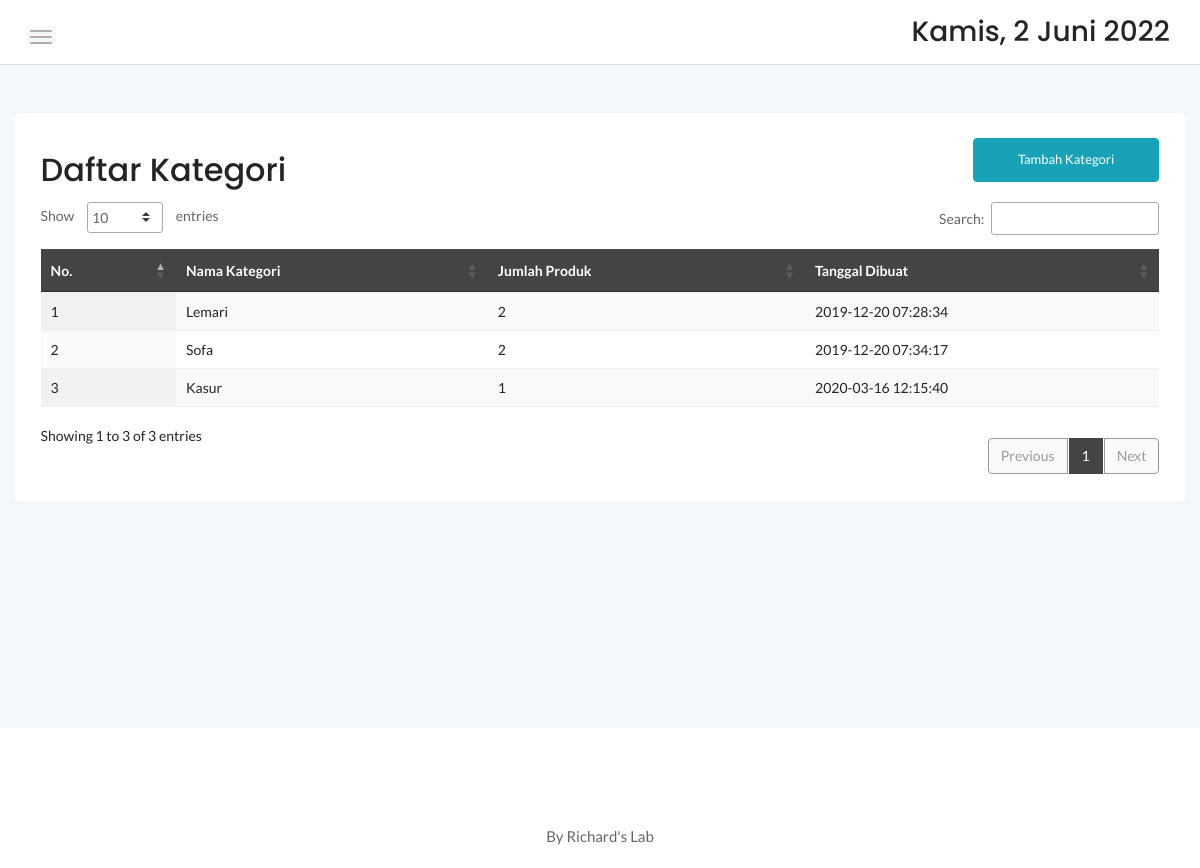
/admin/kategori.php, run on an earlier commit of the app's database.
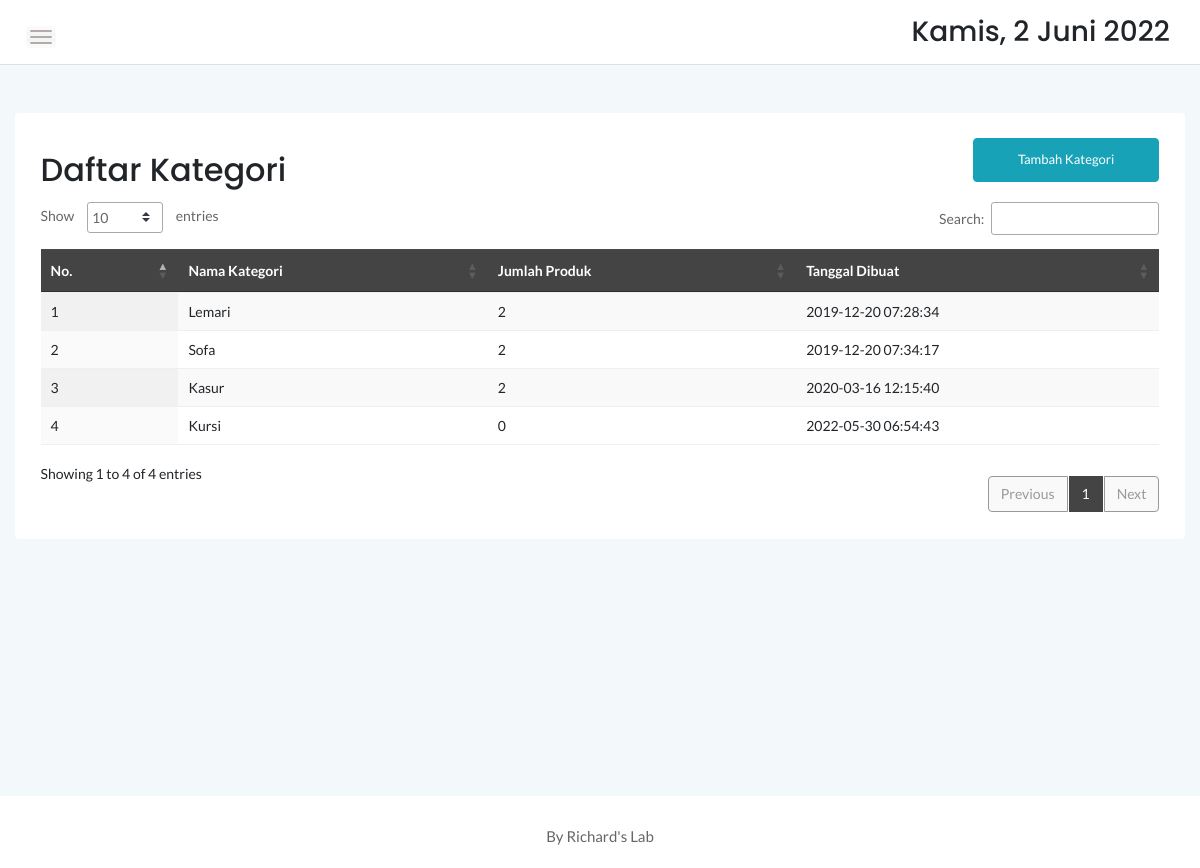
And on a later commit of the database.
### tables this page shows
CREATE TABLE `kategori` (
  `idkategori` int(11) NOT NULL,
  `namakategori` varchar(20) NOT NULL,
  `tgldibuat` timestamp NOT NULL DEFAULT current_timestamp()
);

### admin/kategori.php (the view, shortened to what this page needs)
<?php
	include '../dbconnect.php';
	?>
<!doctype html>
<html class="no-js" lang="en">
<head>
    <link rel="stylesheet" href="assets/css/bootstrap.min.css">
    <link rel="stylesheet" href="assets/css/font-awesome.min.css">
    <link rel="stylesheet" href="assets/css/themify-icons.css">
    <link rel="stylesheet" href="assets/css/metisMenu.css">
    <link rel="stylesheet" href="assets/css/owl.carousel.min.css">
    <link rel="stylesheet" href="assets/css/slicknav.min.css">
    <link rel="stylesheet" href="https://www.amcharts.com/lib/3/plugins/export/export.css" type="text/css" media="all" />
	<link rel="stylesheet" type="text/css" href="https://cdn.datatables.net/1.10.20/css/jquery.dataTables.min.css">
    <link rel="stylesheet" type="text/css" href="https://cdn.datatables.net/1.10.20/css/jquery.dataTables.css">
    <link rel="stylesheet" type="text/css" href="https://cdn.datatables.net/1.10.20/css/dataTables.bootstrap4.min.css">
    <link rel="stylesheet" type="text/css" href="https://cdn.datatables.net/responsive/2.2.3/css/responsive.bootstrap.min.css">
    <link rel="stylesheet" type="text/css" href="https://cdn.datatables.net/responsive/2.2.3/css/responsive.jqueryui.min.css">
	<link rel="stylesheet" type="text/css" href="https://cdn.datatables.net/buttons/1.5.2/css/buttons.dataTables.min.css">
    <link rel="stylesheet" href="assets/css/typography.css">
    <link rel="stylesheet" href="assets/css/default-css.css">
    <link rel="stylesheet" href="assets/css/styles.css">
    <link rel="stylesheet" href="assets/css/responsive.css">
</head>
<body>
    <div class="page-container">
        <div class="main-content">
            <div class="header-area">
                <div class="row align-items-center">
                    <div class="col-md-6 col-sm-8 clearfix">
                        <div class="nav-btn pull-left">
                            <span></span>
                            <span></span>
                            <span></span>
                        </div>
                    </div>
                    <div class="col-md-6 col-sm-4 clearfix">
                        <ul class="notification-area pull-right">
                            <li><h3><div class="date">
						</b></div></h3>
						</li>
                        </ul>
                    </div>
                </div>
            </div>
            <div class="main-content-inner">
                <div class="row mt-5 mb-5">
                    <div class="col-12">
                        <div class="card">
                            <div class="card-body">
                                <div class="d-sm-flex justify-content-between align-items-center">
									<h2>Daftar Kategori</h2>
									<button style="margin-bottom:20px" data-toggle="modal" data-target="#myModal" class="btn btn-info col-md-2">Tambah Kategori</button>
                                </div>
                                    <div class="data-tables datatable-dark">
										 <table id="dataTable3" class="display" style="width:100%"><thead class="thead-dark">
											<tr>
												<th>No.</th>
												<th>Nama Kategori</th>
												<th>Jumlah Produk</th>
												<th>Tanggal Dibuat</th>
											</tr></thead><tbody>
											<?php
											$brgs=mysqli_query($conn,"SELECT * from kategori order by idkategori ASC");
											$no=1;
											while($p=mysqli_fetch_array($brgs)){
												$id = $p['idkategori'];
												?>
												<tr>
													<td><?php echo $no++ ?></td>
													<td><?php echo $p['namakategori'] ?></td>
													<td><?php
														$result1 = mysqli_query($conn,"SELECT Count(idproduk) AS count FROM produk p, kategori k where p.idkategori=k.idkategori and k.idkategori='$id' order by idproduk ASC");
														$cekrow = mysqli_num_rows($result1);
														$row1 = mysqli_fetch_assoc($result1);
														$count = $row1['count'];
														if($cekrow > 0){
														echo number_format($count);
														} else {
															echo 'No data';
														}
													?></td>
													<td><?php echo $p['tgldibuat'] ?></td>
												</tr>
												<?php
											}
											?>
										</tbody>
										</table>
                                    </div>
								 </div>
                            </div>
                        </div>
                    </div>
                </div>
            </div>
        </div>
        <footer>
            <div class="footer-area">
                <p>By Richard's Lab</p>
            </div>
        </footer>
</body>
</html>

What changed in the data, as far as the page shows it:
computed for kategori "Kasur": count "1" → "2"
added kategori: namakategori "Kursi", count "0", tgldibuat "2022-05-30 06:54:43"
Also different on the page:
text written by a page script: "Show entries Search: Showing 1 to 3 of 3 entries Previous 1 Next" → "Show entries Search: Showing 1 to 4 of 4 entries Previous 1 Next"
